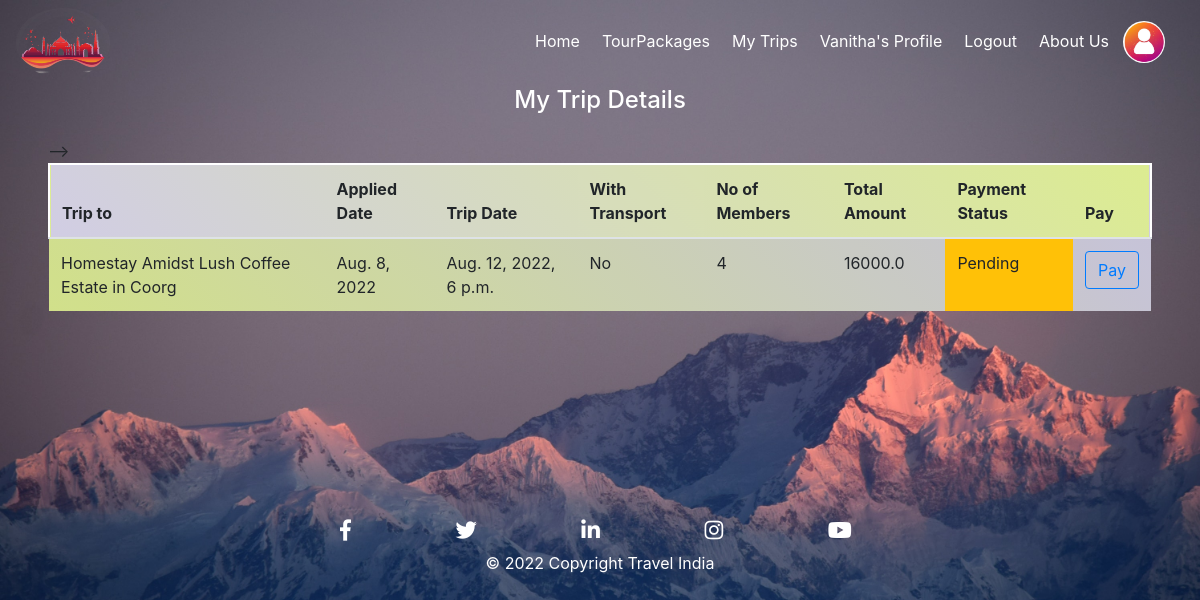
The page /my_trips/ (signed in) on the database its author committed.
### TourPackages/models.py (models this page shows, shortened)
class Trip_Requests(models.Model):
    Date_Applied = models.DateTimeField(default=timezone.now)
    Applied_By = models.ForeignKey(User, on_delete=models.CASCADE)
    Applied_For = models.ForeignKey(TripInfo, on_delete=models.CASCADE)
    Transport_Opted = models.CharField(max_length=20)
    Payment_Status = models.CharField(max_length=20)
    No_of_Seats_Applied = models.IntegerField(max_length=2)
    Amount = models.FloatField(max_length=10, default=None, null=True)

class TripInfo(models.Model):
    Seats_Available = models.IntegerField(max_length=2)
    Trip_Start_Date = models.DateTimeField()
    Trip_End_Date = models.DateTimeField()
    Trip_For = models.ForeignKey(Packages, on_delete=models.CASCADE)
    Trip_status = models.CharField(max_length=20, default=None, choices=status)

class Packages(models.Model):
    PlaceImage1 = models.ImageField(default = "DPlace.jpg", upload_to = 'Places/')
    PlaceImage2 = models.ImageField(default = "DPlace.jpg", upload_to = 'Places/')
    PlaceImage3 = models.ImageField(default = "DPlace.jpg", upload_to = 'Places/')
    PlaceName = models.CharField(max_length=100, default=None, null=True)
    Country = models.CharField(max_length=100, default=None, null=True)
    State = models.CharField(max_length=100, default=None, null=True)
    City = models.CharField(max_length=100, default=None, null=True)
    PlaceDescription = models.TextField(default=None, null=True)
    no_Days = models.CharField(max_length=10, default=None, null=True)
    Amount = models.FloatField(max_length=10, default=None, null=True)
    stayDetails = models.TextField(default=None, null=True)
    Activities = models.TextField(default=None, null=True)
    Startpoint = models.CharField(max_length=50, default=None, null=True )
    Endpoint = models.CharField(max_length=50, default=None, null=True)
    Exclusions = models.TextField(default=None, null=True)
    Season = models.CharField(max_length=50, default=None, null=True, choices=Seasons)

### TourPackages/views.py (the view)
# urls.py: path('my_trips/', views.mytrip.as_view(), name='MyTrip_URL' ),
class mytrip(LoginRequiredMixin,ListView):
    model = Trip_Requests
    template_name = 'TourPackages/mytrip.html'
    context_object_name = 'requests'
    paginate_by = 5
    def get_queryset(self):
        req = Trip_Requests.objects.filter(Applied_By=self.request.user)
        return req

### TourPackages/templates/TourPackages/mytrip.html (shortened to what this page needs)
{% extends 'TourPackages/Base.html' %}
{% block content %}
<div class="ml-5 mr-5">
    <form method="get" action="#">
        <h4 class="mb-4" style="text-align: center; color: white;">
            My Trip Details
        </h4>
    <table class="table table-hover table-striped">
        <thead class="">
            <tr>
                <th scope="col">Trip to</th>
                <th scope="col">Applied Date</th>
                <th scope="col">Trip Date</th>
                <th scope="col">With Transport</th>
                <th scope="col">No of Members</th>
                <th scope="col">Total Amount</th>
                <th scope="col">Payment Status</th>
                <th scope="col">Pay</th>
            </tr>
        </thead>
        <tbody>
        {% for request in requests %}
        <tr>
            <td scope="row"> {{ request.Applied_For.Trip_For.PlaceName }} </td>
            <td>{{ request.Date_Applied.date }}</td>
            <td>{{ request.Applied_For.Trip_Start_Date }}</td>
            <td>{{ request.Transport_Opted }}</td>
            <td>{{ request.No_of_Seats_Applied }}</td>
            <td>{{ request.Amount }}</td>
            {% if request.Payment_Status == 'Pending' %}
                <td class="bg-warning">{{ request.Payment_Status }}</td>
            {% elif request.Payment_Status == 'Completed' %}
                <td class="bg-success">{{ request.Payment_Status }}</td>
            {% endif %}
            <td>
                {% if request.Payment_Status == "Pending" %}
                    <a class="btn btn-outline-primary" href="#">Pay</a>
                {% endif %}
            </td>
          </tr>
        {% empty %}
        <tr>
            <td align="center" colspan="7" class="text-white" >No Entries</td>
        </tr>
        {% endfor %}-->
        </tbody>
        </table>
    </form>
</div>
{% endblock content %}

### TourPackages/templates/TourPackages/Base.html (shortened to what this page needs)
<!DOCTYPE html>
<html>
<head>
  <link rel="stylesheet" href="https://maxcdn.bootstrapcdn.com/bootstrap/4.4.1/css/bootstrap.min.css">
  <link rel="stylesheet" href="https://use.fontawesome.com/releases/v5.7.0/css/all.css">
</head>
</head>
<body onload="loadfunction()" style="background:#fff url('/media/banner2.jpg') no-repeat; background-size: cover; position: relative;">
	<nav class="navbar navbar-expand-lg navbar-dark ">
        <a class="" href="{% url 'Home_URL' %}"><img class="rounded-circle" src="/media/logo2.png" style="height: 70px;"></a>
        <div id="navbarNavDropdown" class="navbar navbar-collapse collapse">
            <ul class="navbar-nav">
                  <li class="nav-item">
                      <a class="navhead rounded nav-link text-white" href="{% url 'Home_URL' %}">Home</a>
                  </li>
                  {% if user.is_authenticated %}
                      <li class="nav-item">
                        <a class="navhead rounded nav-link text-white" href="{% url 'Package_URL' %}">TourPackages</a>
                      </li>
                      <li class="nav-item">
                        <a class="navhead rounded nav-link text-white" href="{% url 'MyTrip_URL' %}">My Trips</a>
                      </li>
                      <li class="nav-item">
                        <a class="navhead rounded nav-link text-white" href="{% url 'Profile_URL' %}">{{ user.first_name }}'s Profile</a>
                      </li>
                    <li class="nav-item">
                    <a class="navhead rounded nav-link text-white" href="{% url 'Logout_URL' %}">Logout</a>
                    </li>
                  {% endif %}
                  <li class="nav-item">
                      <a class="navhead rounded nav-link text-white" href="{% url 'AboutUs_URL' %}">About Us</a>
                  </li>
                  <li class="nav-item">
                      <a  href="{% url 'admin:index' %}" >
                       <img src="/media/User_logo.jpg" class = "rounded-circle" style="width:42px;height:42px;border:0;">
                      </a>
                  </li>
    			</ul>
    	</div>
	</nav>
          {% block content %}{% endblock %}
<footer class="page-footer font-small cyan darken-3 text-white" style="margin-top: 200px;">
  <div class="container">
    <div class="row">
        <div class="mt-2" style="align-content: center; margin-left: 260px;">
          <a class="footer_icons" target="_blank" href ="https://www.facebook.com/Meta/"><i class="fab fa-facebook-f fa-lg"></i></a>
          <a class="footer_icons" target="_blank" href ="https://mobile.twitter.com/explore"><i class="fab fa-twitter fa-lg "></i></a>
          <a class="footer_icons" target="_blank" href ="https://in.linkedin.com/"><i class="fab fa-linkedin-in fa-lg "></i></a>
          <a class="footer_icons" target="_blank" href ="https://www.instagram.com/instagram/?hl=en"><i class="fab fa-instagram fa-lg "></i></a>
          <a class="footer_icons" target="_blank" href ="https://www.youtube.com/" ><i class="fab fa-youtube fa-lg white-text "> </i></a>
        </div>
    </div>
  </div>
  <div class="footer-copyright text-center py-2" style="width: 100%;">
    © 2022 Copyright Travel India
  </div>
</footer>
</body>
</html>

### TourPackages/templates/TourPackages/Base.html (style rules this page uses)
.footer_icons { margin: 20px; padding: 30px; text-decoration: none; color: white; }
.navbar ul li { margin: 3px; }
.navbar ul li::after { content: ''; width: 0%; height: 2px; background: white; display: block; margin: auto; transition: 0.5s; }

### TourPackages/templates/TourPackages/mytrip.html (style rules this page uses)
thead { background: linear-gradient(45deg, #d1cde4, #dcec91); border: 2.5px solid white; }
tbody { background: linear-gradient(45deg,#dcec91, #d1cde4); }

### rows shown on the page
Trip_Requests: Applied_For.Trip_For.PlaceName "Homestay Amidst Lush Coffee Estate in Coorg", Date_Applied "Aug. 8, 2022", Applied_For.Trip_Start_Date "Aug. 12, 2022, 6 p.m.", Transport_Opted "No", No_of_Seats_Applied "4", Amount "16000.0", Payment_Status "Pending"

### other values the page prints
{{ user.first_name }} "Vanitha"
